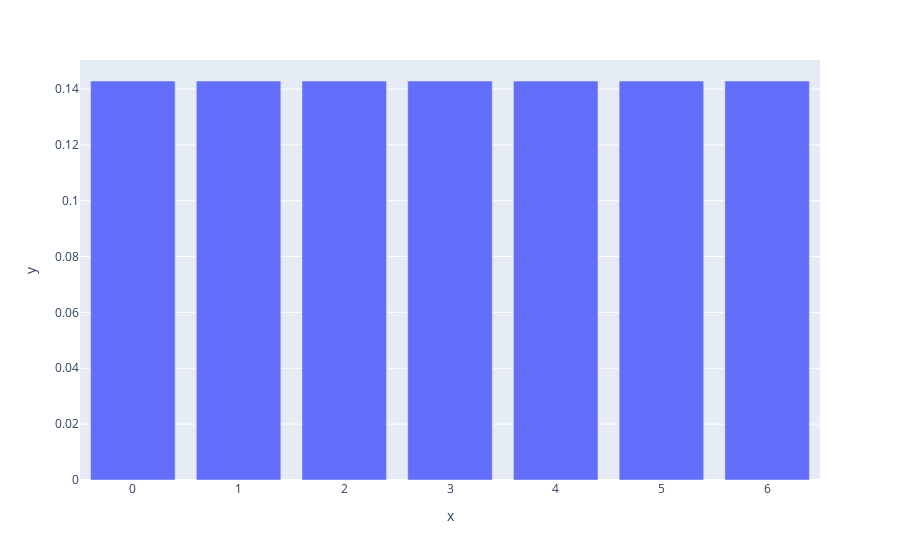

Write notebook code for a chart like this one.
### Code cell
import numpy as np
import scipy
import pandas as pd
import plotly.express as px

X = [scipy.stats.randint.pmf(i, 0, 7) for i in range(0, 7)]
px.bar(x=range(0, len(X)), y=X).show()

### Figure 1 — Plotly figure (JSON) as saved in the notebook; plotly's stock layout.template omitted (floating-point values rounded to 4 significant figures)
{"data": [{"alignmentgroup": "True", "hovertemplate": "x=%{x}<br>y=%{y}<extra></extra>", "legendgroup": "", "marker": {"color": "#636efa", "pattern": {"shape": ""}}, "name": "", "offsetgroup": "", "orientation": "v", "showlegend": false, "textposition": "auto", "type": "bar", "x": [0, 1, 2, 3, 4, 5, 6], "xaxis": "x", "y": [0.1429, 0.1429, 0.1429, 0.1429, 0.1429, 0.1429, 0.1429], "yaxis": "y"}], "layout": {"barmode": "relative", "legend": {"tracegroupgap": 0}, "margin": {"t": 60}, "xaxis": {"anchor": "y", "domain": [0, 1], "title": {"text": "x"}}, "yaxis": {"anchor": "x", "domain": [0, 1], "title": {"text": "y"}}}}
